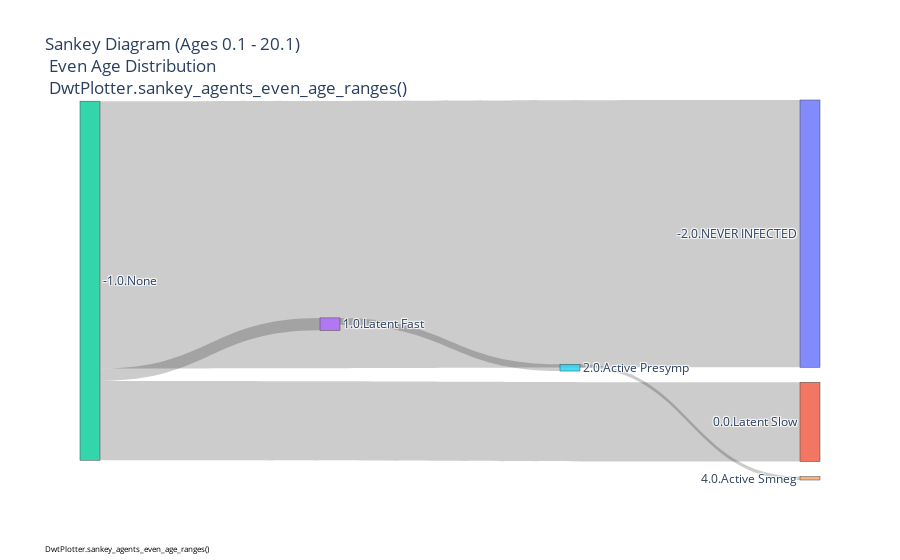
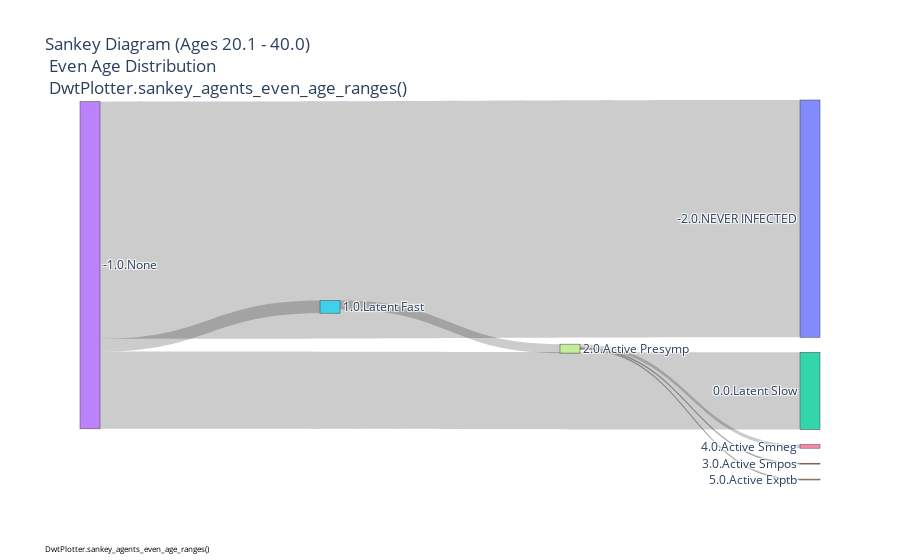

Source (notebook cell) for these figures, in order:
### Code cell
# Sankey diagrams with even age ranges
analyzer.sankey_agents_even_age_ranges(number_of_plots=3, scenario="Even Age Distribution")

### Figure 1 — Plotly figure (JSON) as saved in the notebook; plotly's stock layout.template omitted (floating-point values rounded to 4 significant figures)
{"data": [{"link": {"source": [2, 2, 2, 3, 5], "target": [0, 1, 3, 5, 4], "value": [236, 70, 11, 6, 3]}, "node": {"label": ["-2.0.NEVER INFECTED", "0.0.Latent Slow", "-1.0.None", "1.0.Latent Fast", "4.0.Active Smneg", "2.0.Active Presymp"], "pad": 15, "thickness": 20}, "type": "sankey"}], "layout": {"annotations": [{"font": {"color": "black", "size": 8}, "showarrow": false, "text": "DwtPlotter.sankey_agents_even_age_ranges()", "x": -0.05, "xref": "paper", "y": -0.2, "yref": "paper"}], "title": {"text": "Sankey Diagram (Ages 0.1 - 20.1)<br> Even Age Distribution <br> DwtPlotter.sankey_agents_even_age_ranges()"}}}

### Figure 2 — Plotly figure (JSON) as saved in the notebook; plotly's stock layout.template omitted (floating-point values rounded to 4 significant figures)
{"data": [{"link": {"source": [3, 3, 3, 5, 7, 7, 7], "target": [0, 2, 5, 7, 1, 6, 4], "value": [264, 86, 14, 10, 1, 4, 1]}, "node": {"label": ["-2.0.NEVER INFECTED", "3.0.Active Smpos", "0.0.Latent Slow", "-1.0.None", "5.0.Active Exptb", "1.0.Latent Fast", "4.0.Active Smneg", "2.0.Active Presymp"], "pad": 15, "thickness": 20}, "type": "sankey"}], "layout": {"annotations": [{"font": {"color": "black", "size": 8}, "showarrow": false, "text": "DwtPlotter.sankey_agents_even_age_ranges()", "x": -0.05, "xref": "paper", "y": -0.2, "yref": "paper"}], "title": {"text": "Sankey Diagram (Ages 20.1 - 40.0)<br> Even Age Distribution <br> DwtPlotter.sankey_agents_even_age_ranges()"}}}
